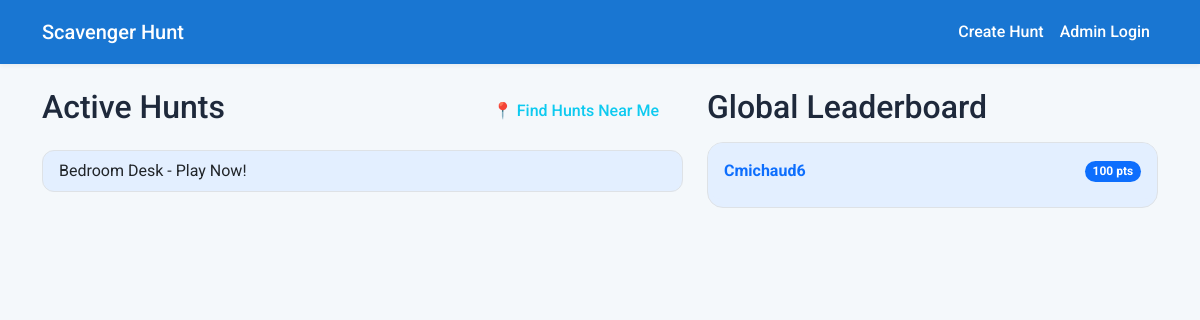
Before: / with the older database file.
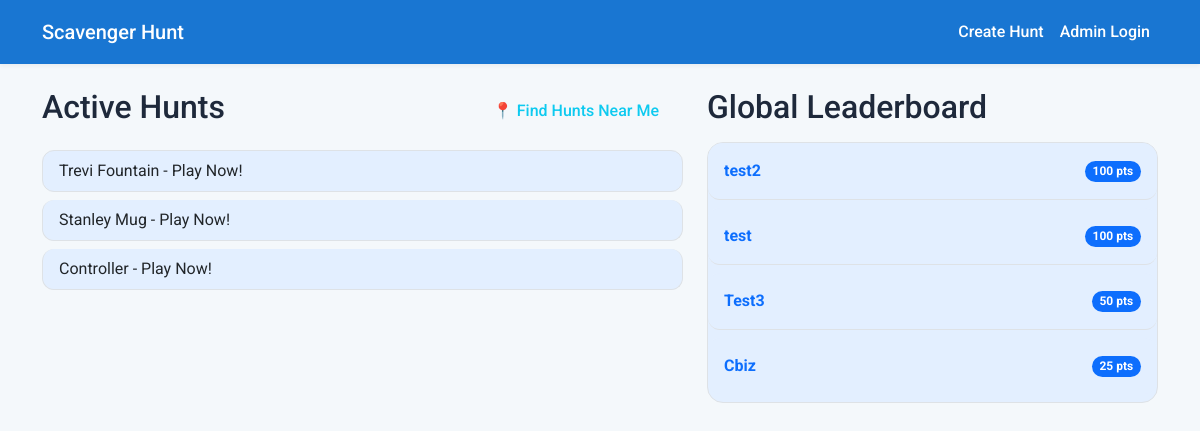
After: the same page with the newer database file.
### app.py (models this page shows)
class Hunt(db.Model):
    id = db.Column(db.Integer, primary_key=True)
    name = db.Column(db.String(255), nullable=False)
    targets = db.relationship('Target', backref='hunt', lazy=True, cascade="all, delete-orphan")

class Player(db.Model):
    id = db.Column(db.Integer, primary_key=True)
    username = db.Column(db.String(255), nullable=False)
    hunt_id = db.Column(db.Integer, db.ForeignKey('hunt.id'), nullable=False)
    total_score = db.Column(db.Integer, default=0)
    is_completed = db.Column(db.Boolean, default=False)
    attempts = db.relationship('Attempt', backref='player', lazy=True)

### app.py (the view, shortened to what this page needs)
@app.route('/')
def index():
    lat = request.args.get('lat', type=float)
    lon = request.args.get('lon', type=float)
    hunts = Hunt.query.all()
    for hunt in hunts:
        hunt.min_distance = None
    leaderboard = db.session.query(
        Player.username,
        func.sum(Player.total_score).label('total')
    ).filter_by(is_completed=True).group_by(Player.username).order_by(func.sum(Player.total_score).desc()).limit(10).all()
    return render_template('index.html', hunts=hunts, leaderboard=leaderboard)

### templates/index.html (shortened to what this page needs)
{% extends 'layout.html' %}
{% block content %}
<div class="row">
    <div class="col-md-7">
        <div class="d-flex justify-content-between align-items-center mb-3">
            <h2>Active Hunts</h2>
            <button type="button" class="btn btn-outline-info" onclick="findHuntsNearMe()">📍 Find Hunts Near Me</button>
        </div>
        <div class="list-group">
            {% for hunt in hunts %}
                <div class="list-group-item d-flex flex-column flex-sm-row justify-content-between align-items-start align-items-sm-center gap-2">
                    <a href="{{ url_for('play_hunt_start', hunt_id=hunt.id) }}" class="text-decoration-none text-reset flex-grow-1 mb-2 mb-sm-0">
                        {{ hunt.name }} - Play Now!
                    </a>
                </div>
            {% else %}
                <p>No hunts available yet. Be the first to <a href="/create">create one</a>!</p>
            {% endfor %}
        </div>
    </div>
    <div class="col-md-5 mt-5 mt-md-0">
        <h2>Global Leaderboard</h2>
        <div class="card mt-3">
            <ul class="list-group list-group-flush">
                {% for row in leaderboard %}
                    <li class="list-group-item d-flex justify-content-between align-items-center p-3">
                        <a href="{{ url_for('user_details', username=row.username) }}" class="fw-bold text-decoration-none text-primary">{{ row.username }}</a>
                        <div class="d-flex align-items-center gap-2">
                            <span class="badge bg-primary rounded-pill">{{ row.total }} pts</span>
                        </div>
                    </li>
                {% else %}
                    <li class="list-group-item text-muted">No completed hunts yet.</li>
                {% endfor %}
            </ul>
        </div>
    </div>
</div>
{% endblock %}

### templates/layout.html (shortened to what this page needs)
<!DOCTYPE html>
<html lang="en">
<head>
    <link href="https://cdn.jsdelivr.net/npm/bootstrap@5.3.0/dist/css/bootstrap.min.css" rel="stylesheet">
</head>
<body>
    <nav class="navbar navbar-expand-lg navbar-dark bg-dark">
        <div class="container">
            <a class="navbar-brand" href="/">Scavenger Hunt</a>
            <div class="collapse navbar-collapse" id="navbarNav">
                <div class="navbar-nav ms-auto">
                    <a class="nav-link" href="/create">Create Hunt</a>
                    {% if session.is_admin %}
                    <a class="nav-link" href="{{ url_for('admin_logout') }}">Admin Logout</a>
                    {% else %}
                    <a class="nav-link" href="{{ url_for('admin_login') }}">Admin Login</a>
                    {% endif %}
                </div>
            </div>
        </div>
    </nav>
    <div class="container mt-4">
        {% block content %}{% endblock %}
    </div>
</body>
</html>

### templates/layout.html (style rules this page uses)
:root { --bs-body-font-family: 'Roboto', sans-serif; --m3-surface: #F4F8FB; --m3-surface-container: #E3EFFF; --m3-on-surface: #1E293B; --m3-primary: #1976D2; --m3-primary-hover: #1565C0; --m3-secondary: #0288D1; --m3-success: #2E7D32; --m3-warning: #ED6C02; --m3-outline: #90CAF9; }
body { background-color: var(--m3-surface); color: var(--m3-on-surface); font-family: var(--bs-body-font-family); }
.navbar.bg-dark { background-color: var(--m3-primary) !important; box-shadow: 0 2px 4px rgba(0,0,0,0.05); padding-top: 12px; padding-bottom: 12px; margin-bottom: 24px; border-bottom: none; }
.navbar-dark .navbar-brand, .navbar-dark .nav-link { color: #ffffff !important; font-weight: 500; }
.card { border: 1px solid #dee2e6; border-radius: 16px; background-color: var(--m3-surface-container); box-shadow: none; overflow: hidden; }
.btn { border-radius: 100px; padding: 10px 24px; font-weight: 500; border: none; transition: all 0.2s ease; }
.list-group-item { border: 1px solid #dee2e6; margin-bottom: 8px; border-radius: 12px !important; background-color: var(--m3-surface-container); }
.list-group { background: transparent; }

Changed rows visible on the page:
changed Hunt: name "Bedroom Desk" → "Trevi Fountain"
added Hunt: name "Stanley Mug"
added Hunt: name "Controller"
changed Player: username "Cmichaud6" → "test2"
now on this page (row edited): Player: username "test", total "100"
added Player: username "Test3", total "50"
added Player: username "Cbiz", total "25"
